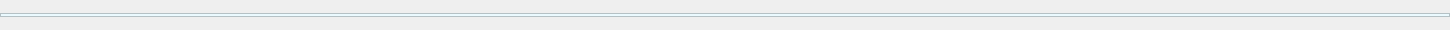
<?xml version="1.0" encoding="UTF-8"?>
<ui version="4.0">
 <class>PlaySlider</class>
 <widget class="QWidget" name="PlaySlider">
  <property name="geometry">
   <rect>
    <x>0</x>
    <y>0</y>
    <width>1450</width>
    <height>30</height>
   </rect>
  </property>
  <property name="windowTitle">
   <string>Form</string>
  </property>
  <property name="styleSheet">
   <string notr="true">#playSliderBg{ background-color : #000000; }</string>
  </property>
  <widget class="QFrame" name="inLine">
   <property name="geometry">
    <rect>
     <x>0</x>
     <y>13</y>
     <width>1450</width>
     <height>4</height>
    </rect>
   </property>
   <property name="styleSheet">
    <string notr="true">#inLine{ background-color : #EBFAFF; }</string>
   </property>
   <property name="frameShape">
    <enum>QFrame::Shape::StyledPanel</enum>
   </property>
   <property name="frameShadow">
    <enum>QFrame::Shadow::Raised</enum>
   </property>
  </widget>
  <widget class="QFrame" name="outLine">
   <property name="geometry">
    <rect>
     <x>0</x>
     <y>13</y>
     <width>0</width>
     <height>4</height>
    </rect>
   </property>
   <property name="styleSheet">
    <string notr="true">#outLine{ background-color : #3ECEFE; }</string>
   </property>
   <property name="frameShape">
    <enum>QFrame::Shape::StyledPanel</enum>
   </property>
   <property name="frameShadow">
    <enum>QFrame::Shadow::Raised</enum>
   </property>
  </widget>
 </widget>
 <resources/>
 <connections/>
</ui>
